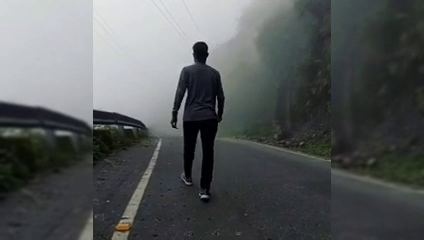
#> input picture frame 28 of Number_of_people_counter/Video1.mp4, 424 x 240 px
$ python people_counter.py
#> lines starting #> are read from the running program, lines starting #| are printed output that depends on the picture; after the words box and inside, x2 and y2 are one past the last pixel; in counts of white or black regions, pixels touching at a corner belong together
#importing necessary libraries
import cv2
import imutils
from imutils.object_detection import non_max_suppression

#video capture
cap=cv2.VideoCapture("Video1.mp4")

#Initializing the HOG person
hog=cv2.HOGDescriptor()
hog.setSVMDetector(cv2.HOGDescriptor_getDefaultPeopleDetector())

while True:
    success,image=cap.read()   #reading frames of video
#> image is the input picture: shape (240, 424, 3); mean B, G, R 89.9, 89.7, 86.2

    imgRGB=cv2.cvtColor(image,cv2.COLOR_BGR2RGB)  #converting to grayscale
    image=imutils.resize(imgRGB,width=min(800,image.shape[1]))  #resizing

    #detecting all humans
    (humans,_)=hog.detectMultiScale(image,
                                winStride=(5,5),
                                padding=(3,3),
                                scale=1.21)
#> humans = [[153, 22, 95, 189]]

    #applying non max suppression
    humans_nms=non_max_suppression(humans,probs=None,overlapThresh=0.65)
#> humans_nms = [[153, 22, 95, 189]]
    counter=0           #initializing the counter

    #drawing the rectangle regions
    for(x,y,w,h) in humans_nms:
        cv2.rectangle(image,(x,y),(x+w,y+h),(0,0,255),2)
        counter+=1  #increasing the counter
#> this loop made 1 pass
#> (x, y, w, h, counter) on pass 1: (153, 22, 95, 189, 1)
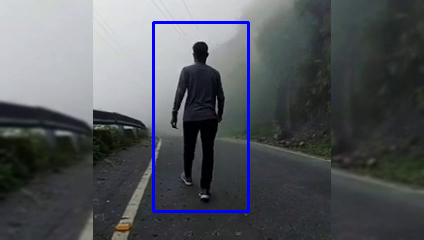
#> image: shape (240, 424, 3); mean R, G, B 84.3, 87.7, 92.1
#> after the loop, counter = 1

    #displaying number of humans in frame
    cv2.putText(image,f'Number of Humans:{int(counter)}',(5,30),cv2.FONT_HERSHEY_COMPLEX,.7,(255,0,0),1)
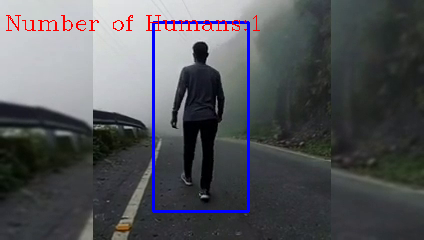
#> image: shape (240, 424, 3); 0.76% of pixels changed, all inside (x1, y1, x2, y2) = (6, 15, 260, 31)

    #displaying output
    cv2.imshow('image',image)
    cv2.waitKey(1)

$ run again, starting later in the video
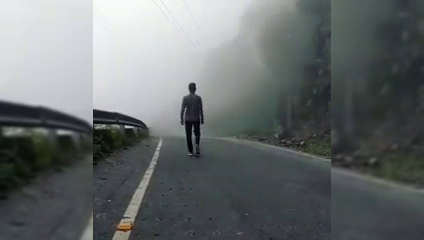
#> input picture frame 127 of Number_of_people_counter/Video1.mp4, 424 x 240 px
#> image is the input picture: shape (240, 424, 3); mean B, G, R 109, 108.8, 103.8
#> humans = ()
#> humans_nms = []
#> after the loop `for(x,y,w,h) in humans_nms:`: counter = 0
#> `cv2.putText(image,f'Number of Humans:{int(counter)}',(5,30),cv2.FONT_H..`:
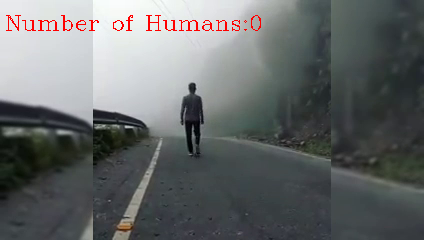
#> image: shape (240, 424, 3); mean R, G, B 104, 107, 107.2

$ run again, starting later in the video
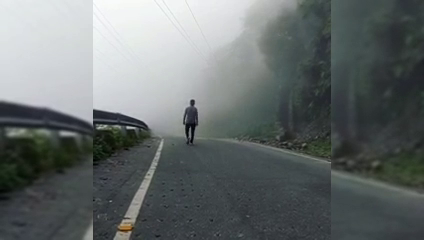
#> input picture frame 226 of Number_of_people_counter/Video1.mp4, 424 x 240 px
#> image is the input picture: shape (240, 424, 3); mean B, G, R 109.4, 109.5, 103.5
#> humans = ()
#> humans_nms = []
#> after the loop `for(x,y,w,h) in humans_nms:`: counter = 0
#> `cv2.putText(image,f'Number of Humans:{int(counter)}',(5,30),cv2.FONT_H..`:
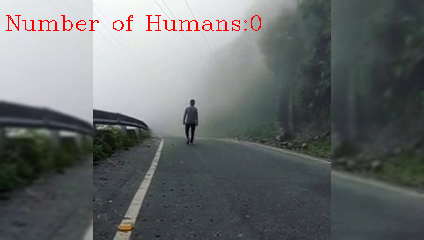
#> image: shape (240, 424, 3); mean R, G, B 103.8, 107.8, 107.6
